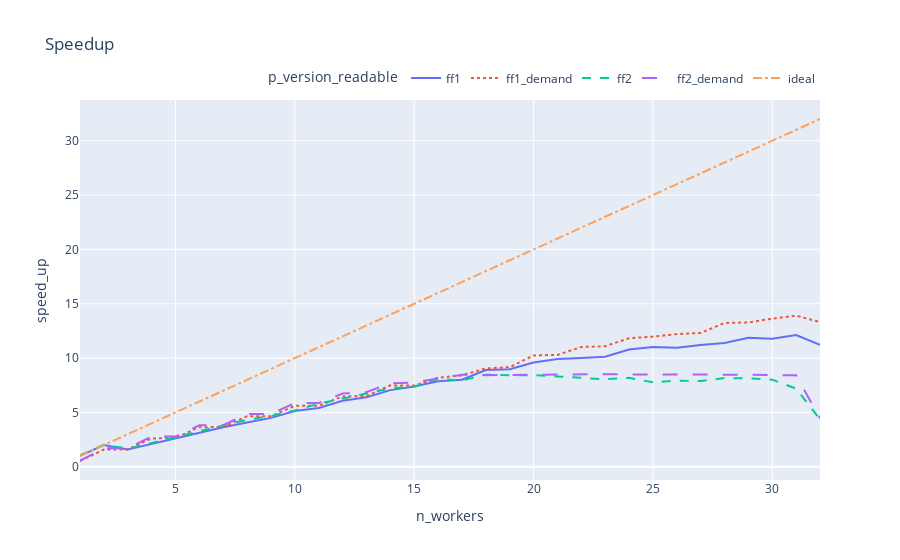

Here is the notebook cell this chart was saved with:
### Markdown cell above
#### Fast Flow comparison

### Code cell
fastflow_filter = (mean_time_df['p_version'] == 2) | (mean_time_df['p_version'] == 3) | (mean_time_df['p_version'] == 4)
fig = px.line(mean_time_df[fastflow_filter], x="n_workers", y="speed_up",color='p_version_readable', title="Speedup", line_dash='p_version_readable', ) 
fig.update_layout(legend=dict(
    orientation="h",
    yanchor="bottom",
    y=1.02,
    xanchor="right",
    x=1
))
fig.show()

### Figure 1 — Plotly figure (JSON) as saved in the notebook; plotly's stock layout.template omitted (floating-point values rounded to 4 significant figures)
{"data": [{"hovertemplate": "p_version_readable=ff1<br>n_workers=%{x}<br>speed_up=%{y}<extra></extra>", "legendgroup": "ff1", "line": {"color": "#636efa", "dash": "solid"}, "marker": {"symbol": "circle"}, "mode": "lines", "name": "ff1", "orientation": "v", "showlegend": true, "type": "scatter", "x": [1, 2, 3, 4, 5, 6, 7, 8, 9, 10, 11, 12, 13, 14, 15, 16, 17, 18, 19, 20, 21, 22, 23, 24, 25, 26, 27, 28, 29, 30, 31, 32], "xaxis": "x", "y": [1.006, 2.006, 1.591, 2.117, 2.625, 3.136, 3.629, 4.069, 4.499, 5.126, 5.402, 6.076, 6.404, 7.053, 7.382, 7.872, 8.008, 8.901, 8.976, 9.592, 9.927, 10.02, 10.13, 10.79, 11.03, 10.95, 11.22, 11.38, 11.87, 11.79, 12.12, 11.22], "yaxis": "y"}, {"hovertemplate": "p_version_readable=ff1_demand<br>n_workers=%{x}<br>speed_up=%{y}<extra></extra>", "legendgroup": "ff1_demand", "line": {"color": "#EF553B", "dash": "dot"}, "marker": {"symbol": "circle"}, "mode": "lines", "name": "ff1_demand", "orientation": "v", "showlegend": true, "type": "scatter", "x": [1, 2, 3, 4, 5, 6, 7, 8, 9, 10, 11, 12, 13, 14, 15, 16, 17, 18, 19, 20, 21, 22, 23, 24, 25, 26, 27, 28, 29, 30, 31, 32], "xaxis": "x", "y": [0.5317, 1.581, 1.594, 2.604, 2.638, 3.647, 3.652, 4.646, 4.655, 5.606, 5.621, 6.471, 6.506, 7.49, 7.471, 8.19, 8.411, 9.052, 9.168, 10.24, 10.29, 11.03, 11.09, 11.83, 11.97, 12.21, 12.31, 13.24, 13.28, 13.63, 13.9, 13.32], "yaxis": "y"}, {"hovertemplate": "p_version_readable=ff2<br>n_workers=%{x}<br>speed_up=%{y}<extra></extra>", "legendgroup": "ff2", "line": {"color": "#00cc96", "dash": "dash"}, "marker": {"symbol": "circle"}, "mode": "lines", "name": "ff2", "orientation": "v", "showlegend": true, "type": "scatter", "x": [1, 2, 3, 4, 5, 6, 7, 8, 9, 10, 11, 12, 13, 14, 15, 16, 17, 18, 19, 20, 21, 22, 23, 24, 25, 26, 27, 28, 29, 30, 31, 32], "xaxis": "x", "y": [1.054, 2.027, 1.661, 2.208, 2.716, 3.282, 3.796, 4.334, 4.67, 5.19, 5.802, 6.277, 6.715, 7.212, 7.374, 8.098, 7.931, 8.477, 8.425, 8.433, 8.308, 8.204, 8.055, 8.186, 7.772, 7.925, 7.883, 8.163, 8.142, 8.016, 7.189, 4.373], "yaxis": "y"}, {"hovertemplate": "p_version_readable=ff2_demand<br>n_workers=%{x}<br>speed_up=%{y}<extra></extra>", "legendgroup": "ff2_demand", "line": {"color": "#ab63fa", "dash": "longdash"}, "marker": {"symbol": "circle"}, "mode": "lines", "name": "ff2_demand", "orientation": "v", "showlegend": true, "type": "scatter", "x": [1, 2, 3, 4, 5, 6, 7, 8, 9, 10, 11, 12, 13, 14, 15, 16, 17, 18, 19, 20, 21, 22, 23, 24, 25, 26, 27, 28, 29, 30, 31, 32], "xaxis": "x", "y": [0.5586, 1.704, 1.692, 2.791, 2.779, 3.828, 3.832, 4.862, 4.855, 5.87, 5.868, 6.733, 6.868, 7.678, 7.76, 8.131, 8.473, 8.43, 8.462, 8.49, 8.508, 8.537, 8.523, 8.502, 8.497, 8.53, 8.475, 8.466, 8.469, 8.426, 8.419, 4.455], "yaxis": "y"}, {"hovertemplate": "p_version_readable=ideal<br>n_workers=%{x}<br>speed_up=%{y}<extra></extra>", "legendgroup": "ideal", "line": {"color": "#FFA15A", "dash": "dashdot"}, "marker": {"symbol": "circle"}, "mode": "lines", "name": "ideal", "orientation": "v", "showlegend": true, "type": "scatter", "x": [1, 2, 3, 4, 5, 6, 7, 8, 9, 10, 11, 12, 13, 14, 15, 16, 17, 18, 19, 20, 21, 22, 23, 24, 25, 26, 27, 28, 29, 30, 31, 32], "xaxis": "x", "y": [1, 2, 3, 4, 5, 6, 7, 8, 9, 10, 11, 12, 13, 14, 15, 16, 17, 18, 19, 20, 21, 22, 23, 24, 25, 26, 27, 28, 29, 30, 31, 32], "yaxis": "y"}], "layout": {"legend": {"orientation": "h", "title": {"text": "p_version_readable"}, "tracegroupgap": 0, "x": 1, "xanchor": "right", "y": 1.02, "yanchor": "bottom"}, "title": {"text": "Speedup"}, "xaxis": {"anchor": "y", "domain": [0, 1], "title": {"text": "n_workers"}}, "yaxis": {"anchor": "x", "domain": [0, 1], "title": {"text": "speed_up"}}}}
